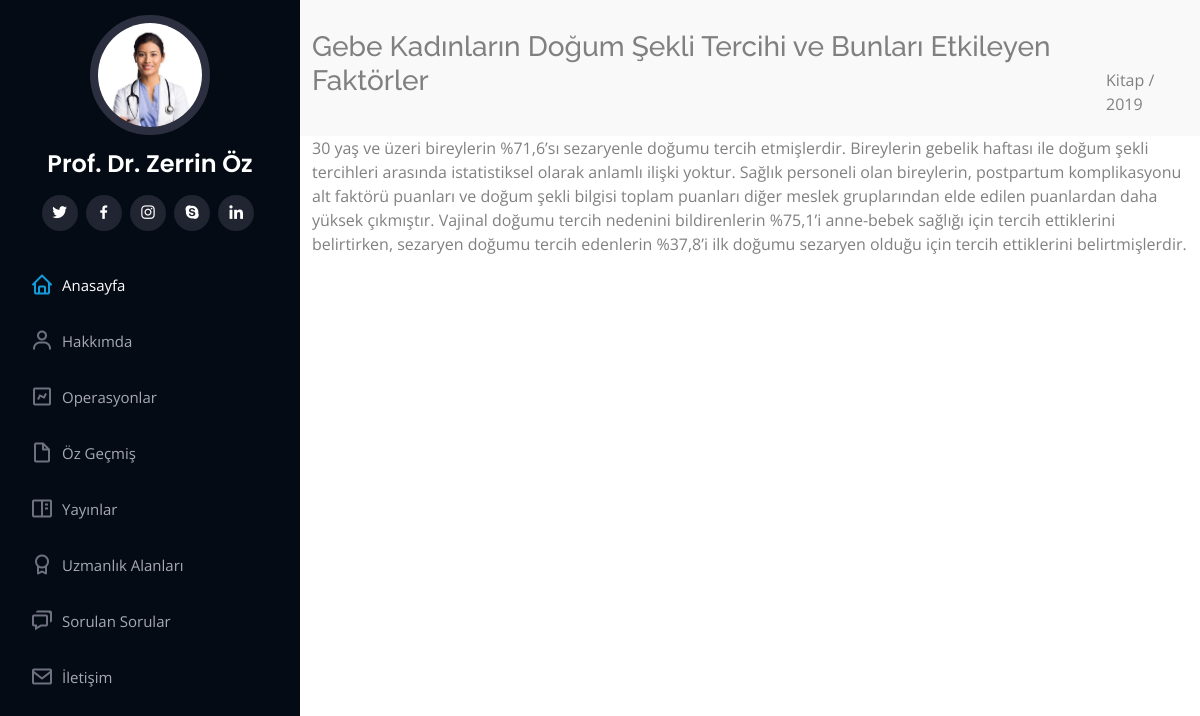
/detail/3, run on the app's committed database.
### user_profile/models.py (models this page shows, shortened)
class Publications(models.Model):
    publication_types = [
        ('Kitap', 'Kitap'),
        ('Makale' , 'Makale'),
        ('Bildiri' , 'Bildiri'),
        ('Proje' , 'Proje'),
    ]
    publication_type = models.TextChoices('PublicationType', publication_types)
    publication_type = models.CharField(max_length=10, choices=publication_type.choices, default= 'Kitap',verbose_name = "Yayın Türü")
    year = models.IntegerField(verbose_name = "Yayın Yılı")
    name = models.CharField(max_length=200,verbose_name = "Yayın Adı")
    subject = models.CharField(max_length=350,verbose_name = "Yayın Konusu")
    content = models.TextField(verbose_name = "İçerik")
    profile_id = models.ForeignKey(Profile,on_delete=models.CASCADE)

### user_profile/views.py (the view)
# urls.py: path('detail/<int:id>',user_profile_views.detail, name = 'detail'),
def detail(request,id):
    publications = Publications.objects.filter(id = id)
    return render(request,"publication-details.html",{"publications" : publications})

### templates/publication-details.html (shortened to what this page needs)
{% extends "layout.html" %}
{% load static %}
{% block body %}
  {% include 'includes/header.html' %}
  <main id="main">
    <section id="breadcrumbs" class="breadcrumbs">
      <div class="container">
        <div class="d-flex justify-content-between align-items-center">
          {% for publication  in  publications %}
            <h3>{{publication.name}}</h3><br><br>
            {{publication.publication_type}} / {{publication.year}}<br>
          {% endfor %}
        </div>
      </div>
    </section>
    <div class= "container">
      {% for publication  in  publications %}
        {{publication.content}}
      {% endfor %}
    </div>
  </main>
{% endblock body %}

### templates/layout.html (shortened to what this page needs)
<!DOCTYPE html>
{% load static  %}
<html lang="en">
<head>
    <head>
  <link href="{% static 'vendor/aos/aos.css' %}" rel="stylesheet">
  <link href="{% static 'vendor/bootstrap/css/bootstrap.min.css' %}" rel="stylesheet">
  <link href="{% static 'vendor/bootstrap-icons/bootstrap-icons.css' %}" rel="stylesheet">
  <link href="{% static 'vendor/boxicons/css/boxicons.min.css' %}" rel="stylesheet">
  <link href="{% static 'vendor/glightbox/css/glightbox.min.css' %}" rel="stylesheet">
  <link href="{% static 'vendor/swiper/swiper-bundle.min.css' %}" rel="stylesheet">
  <link href="{% static 'css/style.css' %}" rel="stylesheet">
</head>
<body>
{% block body %}
{% endblock body %}
  <script src="{% static 'js/main.js' %}"></script></body>
</html>

### templates/includes/header.html
{% load static %}
<header id="header">
    <div class="d-flex flex-column">
      <div class="profile">
        <img src="{% static 'img/pp_avatar.jpg' %}" alt="" class="img-fluid rounded-circle" style = "weight: 50px">
        <h1 class="text-light"><a href="index.html">Prof. Dr. Zerrin Öz</a></h1>
        <div class="social-links mt-3 text-center">
          <a href="#" class="twitter"><i class="bx bxl-twitter"></i></a>
          <a href="#" class="facebook"><i class="bx bxl-facebook"></i></a>
          <a href="#" class="instagram"><i class="bx bxl-instagram"></i></a>
          <a href="#" class="google-plus"><i class="bx bxl-skype"></i></a>
          <a href="#" class="linkedin"><i class="bx bxl-linkedin"></i></a>
        </div>
      </div>
      <nav id="navbar" class="nav-menu navbar">
        <ul>
          <li><a href="#hero" class="nav-link scrollto active"><i class="bx bx-home"></i> <span>Anasayfa</span></a></li>
          <li><a href="#about" class="nav-link scrollto"><i class="bx bx-user"></i> <span>Hakkımda</span></a></li>
          <li><a href="#facts" class="nav-link scrollto"><i class="bx bx-chart"></i> <span>Operasyonlar</span></a></li>
          <li><a href="#resume" class="nav-link scrollto"><i class="bx bx-file-blank"></i> <span>Öz Geçmiş</span></a></li>
          <li><a href="#portfolio" class="nav-link scrollto"><i class="bx bx-book-content"></i> <span>Yayınlar</span></a></li>
          <li><a href="#services" class="nav-link scrollto"><i class="bx bx-award"></i> <span>Uzmanlık Alanları</span></a></li>
          <li><a href="#questions" class="nav-link scrollto"><i class="bx bx-chat"></i> <span>Sorulan Sorular</span></a></li>
          <li><a href="#contact" class="nav-link scrollto"><i class="bx bx-envelope"></i> <span>İletişim</span></a></li>
        </ul>
      </nav>
    </div>
</header>

### staticfiles/css/style.css (style rules this page uses)
body { font-family: "Open Sans", sans-serif; color: gray; }
a { color: #149ddd; text-decoration: none; }
h1, h2, h3, h4, h5, h6 { font-family: "Raleway", sans-serif; }
#header { position: fixed; top: 0; left: 0; bottom: 0; width: 300px; transition: all ease-in-out 0.5s; z-index: 9997; transition: all 0.5s; padding: 0 15px; background: #040b14; overflow-y: auto; }
#header .profile img { margin: 15px auto; display: block; width: 120px; border: 8px solid #2c2f3f; }
#header .profile h1 { font-size: 24px; margin: 0; padding: 0; font-weight: 600; -moz-text-align-last: center; text-align-last: center; font-family: "Poppins", sans-serif; }
#header .profile h1 a, #header .profile h1 a:hover { color: #fff; text-decoration: none; }
#header .profile .social-links a { font-size: 18px; display: inline-block; background: #212431; color: #fff; line-height: 1; padding: 8px 0; margin-right: 4px; border-radius: 50%; text-align: center; width: 36px; height: 36px; transition: 0.3s; }
#main { margin-left: 300px; }
.nav-menu { padding: 30px 0 0 0; }
.nav-menu * { margin: 0; padding: 0; list-style: none; }
.nav-menu>ul>li { position: relative; white-space: nowrap; }
.nav-menu a, .nav-menu a:focus { display: flex; align-items: center; color: #a8a9b4; padding: 12px 15px; margin-bottom: 8px; transition: 0.3s; font-size: 15px; }
.nav-menu a i, .nav-menu a:focus i { font-size: 24px; padding-right: 8px; color: #6f7180; }
.nav-menu a:hover, .nav-menu .active, .nav-menu .active:focus, .nav-menu li:hover>a { text-decoration: none; color: #fff; }
.nav-menu a:hover i, .nav-menu .active i, .nav-menu .active:focus i, .nav-menu li:hover>a i { color: #149ddd; }
section { padding: 60px 0; overflow: hidden; }
.breadcrumbs { padding: 20px 0; background: #f9f9f9; }

### data on the page
Publications: name "Gebe Kadınların Doğum Şekli Tercihi ve Bunları Etkileyen Faktörler", publication_type "Kitap", year "2019", content "30 yaş ve üzeri bireylerin %71,6’sı sezaryenle doğumu tercih etmişlerdir. Bireylerin gebelik haftası ile doğum şekli tercihleri arasında istatistiksel olarak anlamlı ilişki yoktur. Sağlık personeli olan bireylerin, postpartum komplikasyonu alt faktörü puanları ve doğum şekli bilgisi toplam puanları diğer meslek gruplarından elde edilen puanlardan daha yüksek çıkmıştır. Vajinal doğumu tercih nedenini bildirenlerin %75,1’i anne-bebek sağlığı için tercih ettiklerini belirtirken, sezaryen doğumu tercih edenlerin %37,8’i ilk doğumu sezaryen olduğu için tercih ettiklerini belirtmişlerdir."
